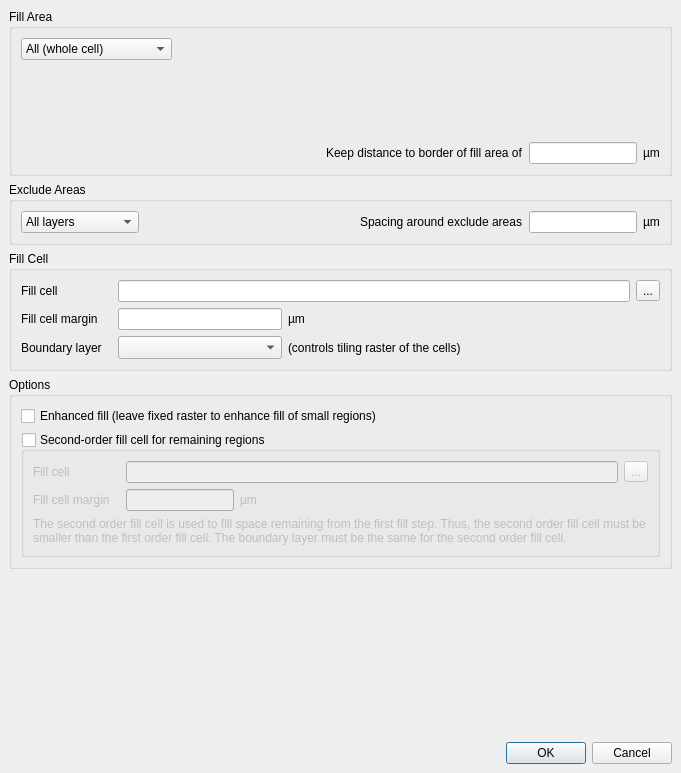
<ui version="4.0" >
 <class>FillDialog</class>
 <widget class="QDialog" name="FillDialog" >
  <property name="geometry" >
   <rect>
    <x>0</x>
    <y>0</y>
    <width>681</width>
    <height>773</height>
   </rect>
  </property>
  <property name="windowTitle" >
   <string>Fill Tool</string>
  </property>
  <layout class="QVBoxLayout" >
   <property name="margin" >
    <number>9</number>
   </property>
   <property name="spacing" >
    <number>6</number>
   </property>
   <item>
    <widget class="QGroupBox" name="groupBox" >
     <property name="title" >
      <string>Fill Area</string>
     </property>
     <layout class="QGridLayout" >
      <property name="margin" >
       <number>9</number>
      </property>
      <property name="spacing" >
       <number>6</number>
      </property>
      <item row="0" column="1" >
       <spacer>
        <property name="orientation" >
         <enum>Qt::Horizontal</enum>
        </property>
        <property name="sizeHint" >
         <size>
          <width>40</width>
          <height>20</height>
         </size>
        </property>
       </spacer>
      </item>
      <item row="0" column="0" >
       <widget class="QFrame" name="frame_4" >
        <property name="frameShape" >
         <enum>QFrame::NoFrame</enum>
        </property>
        <property name="frameShadow" >
         <enum>QFrame::Raised</enum>
        </property>
        <layout class="QVBoxLayout" >
         <property name="margin" >
          <number>0</number>
         </property>
         <property name="spacing" >
          <number>6</number>
         </property>
         <item>
          <widget class="QComboBox" name="fill_area_cbx" >
           <property name="toolTip" >
            <string>Select how the region to fill is specified.</string>
           </property>
           <item>
            <property name="text" >
             <string>All (whole cell)</string>
            </property>
           </item>
           <item>
            <property name="text" >
             <string>Shapes on layer ...</string>
            </property>
           </item>
           <item>
            <property name="text" >
             <string>Selected shapes</string>
            </property>
           </item>
           <item>
            <property name="text" >
             <string>Single box with ...</string>
            </property>
           </item>
           <item>
            <property name="text" >
             <string>Ruler bounding boxes</string>
            </property>
           </item>
          </widget>
         </item>
         <item>
          <spacer>
           <property name="orientation" >
            <enum>Qt::Vertical</enum>
           </property>
           <property name="sizeHint" >
            <size>
             <width>20</width>
             <height>40</height>
            </size>
           </property>
          </spacer>
         </item>
        </layout>
       </widget>
      </item>
      <item row="0" column="2" >
       <widget class="QStackedWidget" name="fill_area_stack" >
        <property name="currentIndex" >
         <number>0</number>
        </property>
        <widget class="QWidget" name="page_3" />
        <widget class="QWidget" name="page" >
         <layout class="QGridLayout" >
          <property name="margin" >
           <number>0</number>
          </property>
          <property name="spacing" >
           <number>6</number>
          </property>
          <item row="1" column="0" colspan="2" >
           <spacer>
            <property name="orientation" >
             <enum>Qt::Vertical</enum>
            </property>
            <property name="sizeHint" >
             <size>
              <width>241</width>
              <height>40</height>
             </size>
            </property>
           </spacer>
          </item>
          <item row="0" column="1" >
           <spacer>
            <property name="orientation" >
             <enum>Qt::Horizontal</enum>
            </property>
            <property name="sizeHint" >
             <size>
              <width>121</width>
              <height>20</height>
             </size>
            </property>
           </spacer>
          </item>
          <item row="0" column="0" >
           <widget class="lay::LayerSelectionComboBox" name="cb_layer" >
            <property name="enabled" >
             <bool>true</bool>
            </property>
           </widget>
          </item>
         </layout>
        </widget>
        <widget class="QWidget" name="page_2" >
         <layout class="QGridLayout" >
          <property name="margin" >
           <number>0</number>
          </property>
          <property name="spacing" >
           <number>6</number>
          </property>
          <item row="0" column="0" >
           <widget class="QGroupBox" name="grp_box1" >
            <property name="enabled" >
             <bool>true</bool>
            </property>
            <property name="title" >
             <string>Box Boundaries</string>
            </property>
            <layout class="QGridLayout" >
             <property name="margin" >
              <number>9</number>
             </property>
             <property name="spacing" >
              <number>6</number>
             </property>
             <item row="1" column="3" >
              <widget class="QLabel" name="label_6" >
               <property name="text" >
                <string>y =</string>
               </property>
              </widget>
             </item>
             <item row="1" column="0" >
              <widget class="QLabel" name="label_5" >
               <property name="text" >
                <string>2nd corner</string>
               </property>
              </widget>
             </item>
             <item row="1" column="1" >
              <widget class="QLabel" name="label_4" >
               <property name="text" >
                <string>x =</string>
               </property>
              </widget>
             </item>
             <item row="0" column="0" >
              <widget class="QLabel" name="label_3" >
               <property name="text" >
                <string>1st corner</string>
               </property>
              </widget>
             </item>
             <item row="0" column="1" >
              <widget class="QLabel" name="label" >
               <property name="text" >
                <string>x =</string>
               </property>
              </widget>
             </item>
             <item row="0" column="3" >
              <widget class="QLabel" name="label_2" >
               <property name="text" >
                <string>y =</string>
               </property>
              </widget>
             </item>
             <item row="1" column="4" >
              <widget class="QLineEdit" name="le_y2" />
             </item>
             <item row="1" column="2" >
              <widget class="QLineEdit" name="le_x2" />
             </item>
             <item row="0" column="4" >
              <widget class="QLineEdit" name="le_y1" />
             </item>
             <item row="0" column="2" >
              <widget class="QLineEdit" name="le_x1" />
             </item>
            </layout>
           </widget>
          </item>
         </layout>
        </widget>
       </widget>
      </item>
      <item row="1" column="0" colspan="3" >
       <widget class="QFrame" name="frame_2" >
        <property name="frameShape" >
         <enum>QFrame::NoFrame</enum>
        </property>
        <property name="frameShadow" >
         <enum>QFrame::Raised</enum>
        </property>
        <layout class="QVBoxLayout" >
         <property name="margin" >
          <number>0</number>
         </property>
         <property name="spacing" >
          <number>6</number>
         </property>
         <item>
          <widget class="QFrame" name="frame_3" >
           <property name="frameShape" >
            <enum>QFrame::NoFrame</enum>
           </property>
           <property name="frameShadow" >
            <enum>QFrame::Raised</enum>
           </property>
           <layout class="QHBoxLayout" >
            <property name="margin" >
             <number>0</number>
            </property>
            <property name="spacing" >
             <number>6</number>
            </property>
            <item>
             <spacer>
              <property name="orientation" >
               <enum>Qt::Horizontal</enum>
              </property>
              <property name="sizeHint" >
               <size>
                <width>40</width>
                <height>20</height>
               </size>
              </property>
             </spacer>
            </item>
            <item>
             <widget class="QLabel" name="label_18" >
              <property name="text" >
               <string>Keep distance to border of fill area of</string>
              </property>
             </widget>
            </item>
            <item>
             <widget class="QLineEdit" name="distance_le" >
              <property name="sizePolicy" >
               <sizepolicy>
                <hsizetype>5</hsizetype>
                <vsizetype>0</vsizetype>
                <horstretch>0</horstretch>
                <verstretch>0</verstretch>
               </sizepolicy>
              </property>
              <property name="toolTip" >
               <string>Leave empty for no distance. Otherwise enter a distance in micron (can be anisotropic in the form "dx,dy")</string>
              </property>
             </widget>
            </item>
            <item>
             <widget class="QLabel" name="label_19" >
              <property name="text" >
               <string>µm</string>
              </property>
             </widget>
            </item>
           </layout>
          </widget>
         </item>
        </layout>
       </widget>
      </item>
     </layout>
    </widget>
   </item>
   <item>
    <widget class="QGroupBox" name="groupBox_3" >
     <property name="title" >
      <string>Exclude Areas</string>
     </property>
     <layout class="QHBoxLayout" >
      <property name="margin" >
       <number>9</number>
      </property>
      <property name="spacing" >
       <number>6</number>
      </property>
      <item>
       <widget class="QComboBox" name="layer_spec_cbx" >
        <property name="toolTip" >
         <string>The fill will not be generated over the areas specified by these layers</string>
        </property>
        <item>
         <property name="text" >
          <string>All layers</string>
         </property>
        </item>
        <item>
         <property name="text" >
          <string>All visible layers</string>
         </property>
        </item>
        <item>
         <property name="text" >
          <string>Selected layers</string>
         </property>
        </item>
        <item>
         <property name="text" >
          <string>No exclude</string>
         </property>
        </item>
       </widget>
      </item>
      <item>
       <spacer>
        <property name="orientation" >
         <enum>Qt::Horizontal</enum>
        </property>
        <property name="sizeHint" >
         <size>
          <width>40</width>
          <height>20</height>
         </size>
        </property>
       </spacer>
      </item>
      <item>
       <widget class="QLabel" name="label_13" >
        <property name="text" >
         <string>Spacing around exclude areas</string>
        </property>
       </widget>
      </item>
      <item>
       <widget class="QLineEdit" name="exclude_le" >
        <property name="sizePolicy" >
         <sizepolicy>
          <hsizetype>5</hsizetype>
          <vsizetype>0</vsizetype>
          <horstretch>0</horstretch>
          <verstretch>0</verstretch>
         </sizepolicy>
        </property>
        <property name="toolTip" >
         <string>Leave empty for no distance. Otherwise enter a distance in micron (can be anisotropic in the form "dx,dy")</string>
        </property>
       </widget>
      </item>
      <item>
       <widget class="QLabel" name="label_14" >
        <property name="text" >
         <string>µm</string>
        </property>
       </widget>
      </item>
     </layout>
    </widget>
   </item>
   <item>
    <widget class="QGroupBox" name="groupBox_2" >
     <property name="title" >
      <string>Fill Cell</string>
     </property>
     <layout class="QGridLayout" >
      <property name="margin" >
       <number>9</number>
      </property>
      <property name="spacing" >
       <number>6</number>
      </property>
      <item row="1" column="0" >
       <widget class="QLabel" name="label_28" >
        <property name="text" >
         <string>Fill cell margin   </string>
        </property>
       </widget>
      </item>
      <item row="2" column="1" >
       <widget class="lay::LayerSelectionComboBox" name="fc_boundary_layer" >
        <property name="sizePolicy" >
         <sizepolicy>
          <hsizetype>5</hsizetype>
          <vsizetype>5</vsizetype>
          <horstretch>0</horstretch>
          <verstretch>0</verstretch>
         </sizepolicy>
        </property>
        <property name="toolTip" >
         <string>This layer defines the borders of the fill cell. The fill cells will be stiched seamlessly at this border</string>
        </property>
        <property name="sizeAdjustPolicy" >
         <enum>QComboBox::AdjustToContents</enum>
        </property>
       </widget>
      </item>
      <item row="1" column="1" >
       <widget class="QLineEdit" name="fill_margin_le" >
        <property name="sizePolicy" >
         <sizepolicy>
          <hsizetype>5</hsizetype>
          <vsizetype>0</vsizetype>
          <horstretch>0</horstretch>
          <verstretch>0</verstretch>
         </sizepolicy>
        </property>
        <property name="toolTip" >
         <string>Leave empty for no distance. Otherwise enter a distance in micron (can be anisotropic in the form "dx,dy")</string>
        </property>
       </widget>
      </item>
      <item row="1" column="2" >
       <widget class="QLabel" name="label_27" >
        <property name="text" >
         <string>µm</string>
        </property>
       </widget>
      </item>
      <item row="1" column="3" colspan="2" >
       <spacer>
        <property name="orientation" >
         <enum>Qt::Horizontal</enum>
        </property>
        <property name="sizeHint" >
         <size>
          <width>171</width>
          <height>20</height>
         </size>
        </property>
       </spacer>
      </item>
      <item row="2" column="3" colspan="2" >
       <spacer>
        <property name="orientation" >
         <enum>Qt::Horizontal</enum>
        </property>
        <property name="sizeHint" >
         <size>
          <width>171</width>
          <height>23</height>
         </size>
        </property>
       </spacer>
      </item>
      <item row="2" column="2" >
       <widget class="QLabel" name="label_17" >
        <property name="text" >
         <string>(controls tiling raster of the cells)</string>
        </property>
       </widget>
      </item>
      <item row="2" column="0" >
       <widget class="QLabel" name="label_16" >
        <property name="sizePolicy" >
         <sizepolicy>
          <hsizetype>0</hsizetype>
          <vsizetype>5</vsizetype>
          <horstretch>0</horstretch>
          <verstretch>0</verstretch>
         </sizepolicy>
        </property>
        <property name="text" >
         <string>Boundary layer   </string>
        </property>
       </widget>
      </item>
      <item row="0" column="4" >
       <widget class="QToolButton" name="choose_fc_pb" >
        <property name="text" >
         <string>...</string>
        </property>
       </widget>
      </item>
      <item row="0" column="1" colspan="3" >
       <widget class="QLineEdit" name="fill_cell_le" >
        <property name="toolTip" >
         <string>Select the cell which will be used as tiling cell for the fill area</string>
        </property>
       </widget>
      </item>
      <item row="0" column="0" >
       <widget class="QLabel" name="label_15" >
        <property name="sizePolicy" >
         <sizepolicy>
          <hsizetype>1</hsizetype>
          <vsizetype>5</vsizetype>
          <horstretch>0</horstretch>
          <verstretch>0</verstretch>
         </sizepolicy>
        </property>
        <property name="text" >
         <string>Fill cell         </string>
        </property>
       </widget>
      </item>
     </layout>
    </widget>
   </item>
   <item>
    <widget class="QGroupBox" name="groupBox_4" >
     <property name="title" >
      <string>Options</string>
     </property>
     <layout class="QVBoxLayout" >
      <property name="margin" >
       <number>9</number>
      </property>
      <property name="spacing" >
       <number>6</number>
      </property>
      <item>
       <widget class="QCheckBox" name="enhanced_cb" >
        <property name="text" >
         <string>Enhanced fill (leave fixed raster to enhance fill of small regions)</string>
        </property>
       </widget>
      </item>
      <item>
       <widget class="QGroupBox" name="second_order_fill_cb" >
        <property name="title" >
         <string>Second-order fill cell for remaining regions</string>
        </property>
        <property name="checkable" >
         <bool>true</bool>
        </property>
        <property name="checked" >
         <bool>false</bool>
        </property>
        <layout class="QGridLayout" >
         <property name="margin" >
          <number>9</number>
         </property>
         <property name="spacing" >
          <number>6</number>
         </property>
         <item row="0" column="0" >
          <widget class="QLabel" name="label_20" >
           <property name="sizePolicy" >
            <sizepolicy>
             <hsizetype>1</hsizetype>
             <vsizetype>5</vsizetype>
             <horstretch>0</horstretch>
             <verstretch>0</verstretch>
            </sizepolicy>
           </property>
           <property name="text" >
            <string>Fill cell         </string>
           </property>
          </widget>
         </item>
         <item row="0" column="1" colspan="3" >
          <widget class="QLineEdit" name="fill_cell_2nd_le" >
           <property name="toolTip" >
            <string>Specify the fill cell for the secondary fill analogous to the primary fill cell</string>
           </property>
          </widget>
         </item>
         <item row="0" column="4" >
          <widget class="QToolButton" name="choose_fc_2nd_pb" >
           <property name="text" >
            <string>...</string>
           </property>
          </widget>
         </item>
         <item row="1" column="3" >
          <spacer>
           <property name="orientation" >
            <enum>Qt::Horizontal</enum>
           </property>
           <property name="sizeHint" >
            <size>
             <width>141</width>
             <height>20</height>
            </size>
           </property>
          </spacer>
         </item>
         <item row="1" column="2" >
          <widget class="QLabel" name="label_26" >
           <property name="text" >
            <string>µm</string>
           </property>
          </widget>
         </item>
         <item row="1" column="1" >
          <widget class="QLineEdit" name="fill2_margin_le" >
           <property name="sizePolicy" >
            <sizepolicy>
             <hsizetype>5</hsizetype>
             <vsizetype>0</vsizetype>
             <horstretch>0</horstretch>
             <verstretch>0</verstretch>
            </sizepolicy>
           </property>
           <property name="toolTip" >
            <string>Leave empty for no distance. Otherwise enter a distance in micron (can be anisotropic in the form "dx,dy")</string>
           </property>
          </widget>
         </item>
         <item row="1" column="0" >
          <widget class="QLabel" name="label_25" >
           <property name="text" >
            <string>Fill cell margin   </string>
           </property>
          </widget>
         </item>
         <item row="2" column="0" colspan="5" >
          <widget class="QLabel" name="label_7" >
           <property name="text" >
            <string>The second order fill cell is used to fill space remaining from the first fill step. Thus, the second order fill cell must be smaller than the first order fill cell. The boundary layer must be the same for the second order fill cell.</string>
           </property>
           <property name="wordWrap" >
            <bool>true</bool>
           </property>
          </widget>
         </item>
        </layout>
       </widget>
      </item>
     </layout>
    </widget>
   </item>
   <item>
    <spacer>
     <property name="orientation" >
      <enum>Qt::Vertical</enum>
     </property>
     <property name="sizeHint" >
      <size>
       <width>623</width>
       <height>20</height>
      </size>
     </property>
    </spacer>
   </item>
   <item>
    <widget class="QDialogButtonBox" name="button_box" >
     <property name="orientation" >
      <enum>Qt::Horizontal</enum>
     </property>
     <property name="standardButtons" >
      <set>QDialogButtonBox::Cancel|QDialogButtonBox::NoButton|QDialogButtonBox::Ok</set>
     </property>
    </widget>
   </item>
  </layout>
 </widget>
 <customwidgets>
  <customwidget>
   <class>lay::LayerSelectionComboBox</class>
   <extends>QComboBox</extends>
   <header>layWidgets.h</header>
  </customwidget>
 </customwidgets>
 <tabstops>
  <tabstop>cb_layer</tabstop>
  <tabstop>le_x1</tabstop>
  <tabstop>le_y1</tabstop>
  <tabstop>le_x2</tabstop>
  <tabstop>le_y2</tabstop>
  <tabstop>button_box</tabstop>
 </tabstops>
 <resources/>
 <connections>
  <connection>
   <sender>button_box</sender>
   <signal>accepted()</signal>
   <receiver>FillDialog</receiver>
   <slot>accept()</slot>
   <hints>
    <hint type="sourcelabel" >
     <x>248</x>
     <y>254</y>
    </hint>
    <hint type="destinationlabel" >
     <x>157</x>
     <y>274</y>
    </hint>
   </hints>
  </connection>
  <connection>
   <sender>button_box</sender>
   <signal>rejected()</signal>
   <receiver>FillDialog</receiver>
   <slot>reject()</slot>
   <hints>
    <hint type="sourcelabel" >
     <x>316</x>
     <y>260</y>
    </hint>
    <hint type="destinationlabel" >
     <x>286</x>
     <y>274</y>
    </hint>
   </hints>
  </connection>
 </connections>
</ui>
